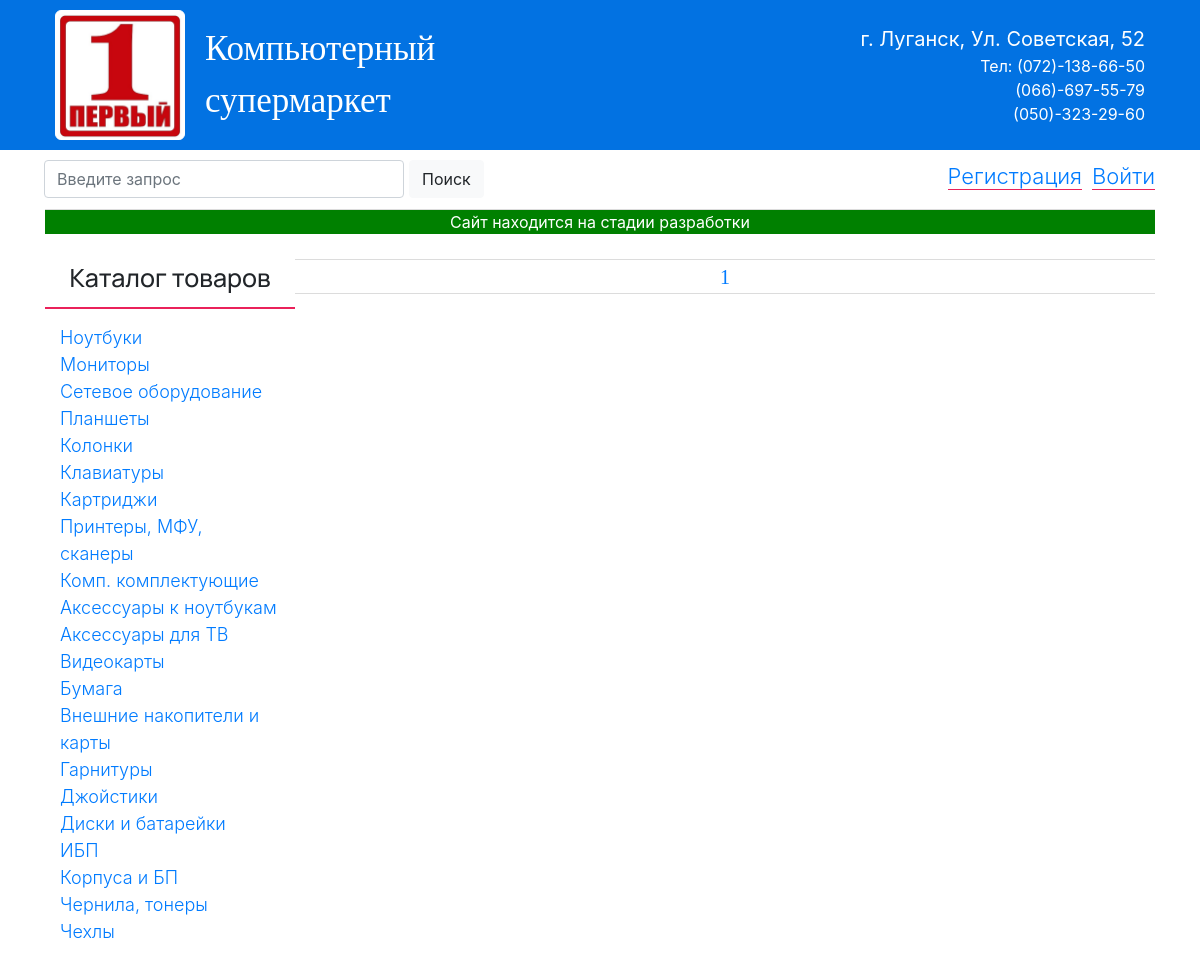
Before: /note with the older database file.
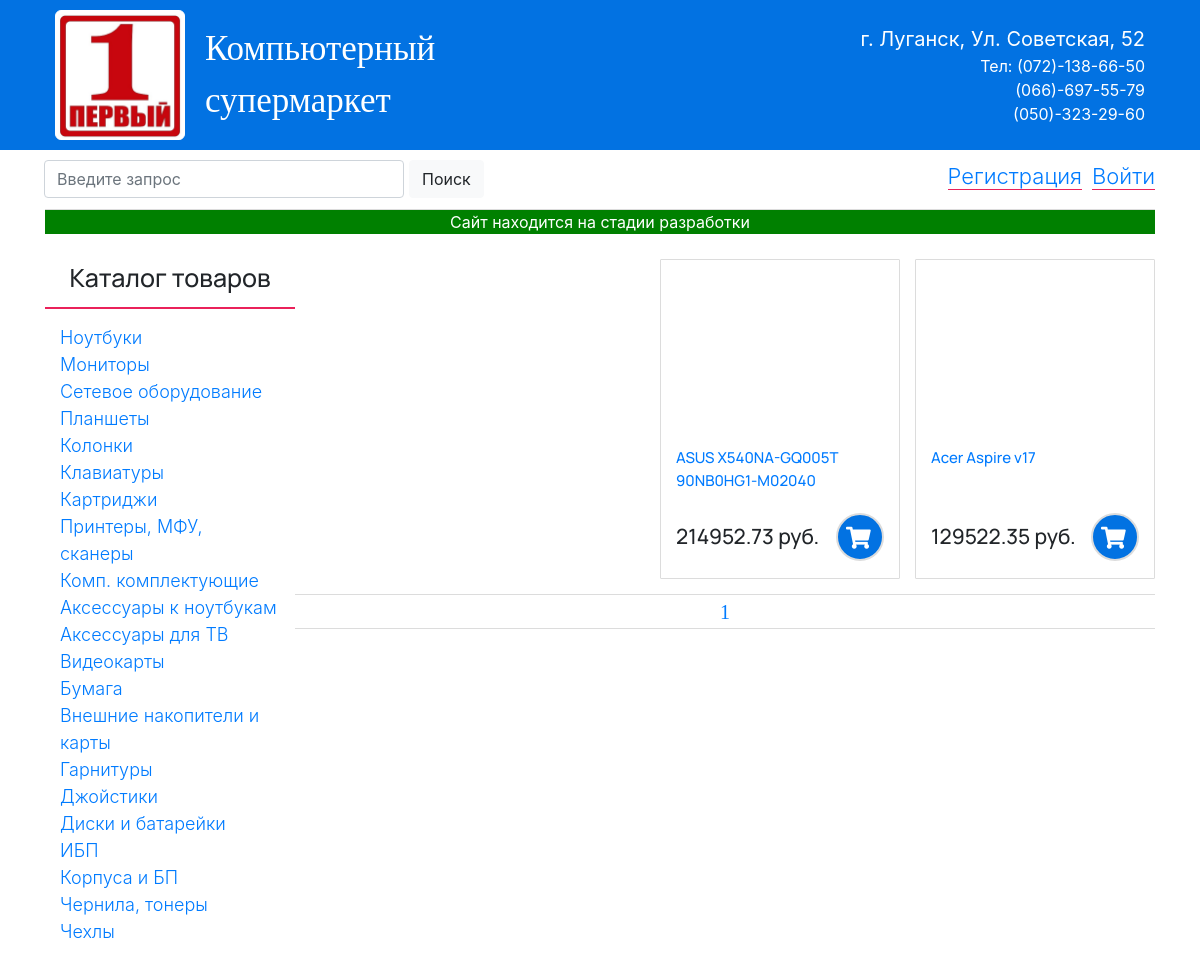
After: the same page with the newer database file.
### my_first_site/note/models.py (models this page shows)
class Product(models.Model):
    NOTEBOOK = 'notebook'
    MONITOR = 'monitor'
    HEADPHONES = 'headphones'
    STORAGE = 'storage'
    CONTROLLER = 'controller'
    WEBCAM = 'webcam'
    VIDEOCARD = 'videocard'
    PAPER = 'paper'
    TV_ACCES = 'tv_acces'
    NOTE_ACCES = 'note_acces'
    CATEGORY_CHOICES = (
        (NOTEBOOK, 'notebook'),
        (MONITOR, 'monitor'),
        (HEADPHONES, 'headphones'),
        (STORAGE, 'storage'),
        (CONTROLLER, 'controller'),
        (WEBCAM, 'webcam'),
        (VIDEOCARD, 'videocard'),
        (PAPER, 'paper'),
        (TV_ACCES, 'tv_acces'),
        (NOTE_ACCES, 'note_acces'),
    )
    CHINA = 'China'
    JAPAN = 'Japan'
    THAIWAN = 'Taiwan'
    USA = 'Usa'
    MANUFACTURER_CHOICES = (
        (CHINA, 'China'),
        (JAPAN, 'Japan'),
        (THAIWAN, 'Thaiwan'),
        (USA, 'Usa'),
    )
    brand = models.CharField(
        verbose_name='Производитель',
        max_length=20,
        choices=MANUFACTURER_CHOICES,
        blank=True,
        default='')
    name = models.CharField(
        verbose_name='Модель',
        max_length=50,
        blank=True,
        null=True,
        unique=True)
    price = models.DecimalField(
        verbose_name='Цена',
        max_digits=10,
        decimal_places=2,
        null=True)
    quantity = models.IntegerField(verbose_name='Количество', default=0)
    category = models.CharField(
        verbose_name='Категория',
        max_length=50,
        choices=CATEGORY_CHOICES,
        default='')
    image = models.ImageField(
        upload_to=settings.MEDIA_ROOT, blank=True, null=True)
    descrip = models.ForeignKey(
        'Description',
        verbose_name='Характеристики товара',
        blank=True,
        max_length=20,
        null=True,
        on_delete=models.CASCADE)
    class Meta:
        verbose_name = 'Товар'
        verbose_name_plural = 'Товары'
        ordering = ['-id']
    def __str__(self):
        return str(self.name)
    def get_absolute_url(self):
        return reverse('product_detail', args=[str(self.pk)])

### my_first_site/note/views.py (the view)
# urls.py: path('note', views.NoteView.as_view(), name='note'),
class NoteView(ListView):
    model = Product
    template_name = 'note/templates/note.html'
    def get_context_data(self, **kwargs):
        context = super().get_context_data(**kwargs)
        note = Product.objects.filter(category='notebook')
        paginator = paginate(self.request, note, 6)
        context['pagin'] = paginator
        return context

### my_first_site/context_processors.py (called while the page is built)
def order(request):
    if request.user.is_authenticated:
        order_count = OrderItem.objects.filter(user=request.user, ordered=False)
        return {'order_count': order_count }
    else:
        order_count = OrderItem.objects.filter(ordered=True)
        return {'order_count': order_count }

### my_first_site/note/views.py (called while the page is built)
def paginate(request, category, num_items):
    paginator = Paginator(category, num_items)
    page = request.GET.get('page')
    try:
        items = paginator.page(page)
    except PageNotAnInteger:
        items = paginator.page(1)
    except EmptyPage:
        items = paginator.page(paginator.num_pages)
    context = {'paginator': paginator, 'items': items}
    return context

### my_first_site/note/templates/note.html (shortened to what this page needs)
{% extends 'index.html' %}
{% load static %}
    {% block main %}
    <div class="right_block">
        {% for item in pagin.items.object_list %}
        <div class="product_card">
            <a href="{{ item.get_absolute_url }}">
                <div class="product_body">
                </div>
                <div class="product_name">
                    {{ item }}
                </div>
            </a>
            <div class="product_price_block">
                <div class="price">
                    {{ item.price }} руб.
                </div>
                {% if item.quantity %}
                <a href="{% url 'cart_add_product' item.id %}">
                    <div class="cart_add">
                        <i class="fas fa-shopping-cart"></i>
                    </div>
                </a>
                {% else %}
                <div class="cart_add">
                    <i class="fas fa-shopping-cart"></i>
                </div>
                {% endif %}
            </div>
        </div>
        {% endfor %}
    </div>
    {% endblock %}

Changed rows visible on the page:
added Product: name "ASUS X540NA-GQ005T 90NB0HG1-M02040", price "214952.73", quantity 0 (drawn)
now on this page (row edited): Product: name "Acer Aspire v17", price "129522.35", quantity 0 (drawn)
